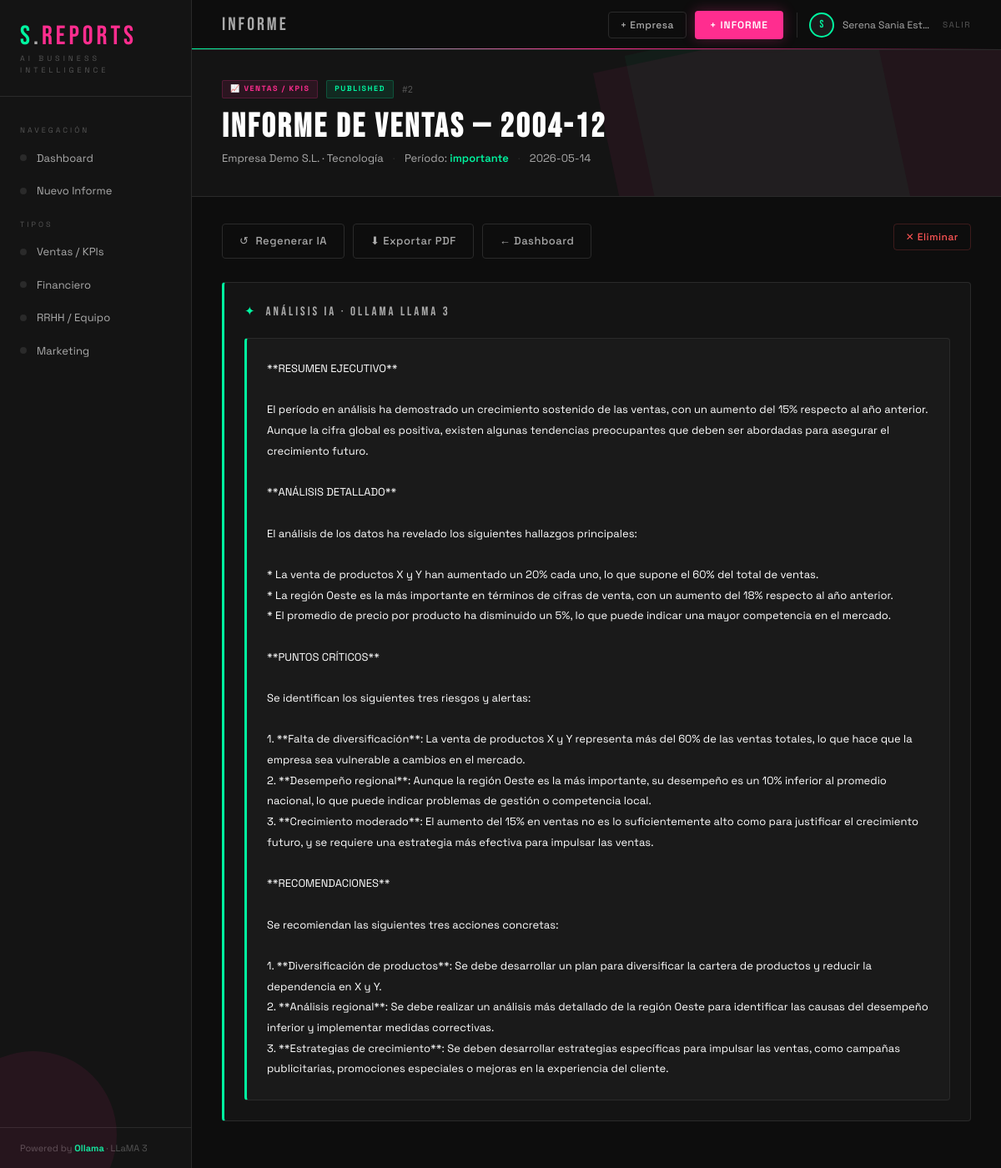
/report/2 (signed in), run on the app's committed database.
### tables this page shows
CREATE TABLE reports (
                id INTEGER PRIMARY KEY AUTOINCREMENT,
                company_id INTEGER,
                user_id INTEGER,
                title TEXT NOT NULL,
                report_type TEXT NOT NULL,
                period TEXT NOT NULL,
                period_label TEXT,
                status TEXT DEFAULT 'draft',
                data_json TEXT,
                analysis TEXT,
                created_at TEXT DEFAULT (datetime('now')),
                FOREIGN KEY (company_id) REFERENCES companies(id),
                FOREIGN KEY (user_id) REFERENCES users(id)
            );

CREATE TABLE companies (
                id INTEGER PRIMARY KEY AUTOINCREMENT,
                name TEXT NOT NULL,
                sector TEXT,
                created_at TEXT DEFAULT (datetime('now'))
            );

### app.py (the view)
@app.route('/report/<int:report_id>')
@login_required
def view_report(report_id):
    db = get_db()
    report = db.execute("""
        SELECT r.*, c.name as company_name, c.sector
        FROM reports r LEFT JOIN companies c ON r.company_id = c.id
        WHERE r.id = ?
    """, (report_id,)).fetchone()
    if not report:
        return redirect(url_for('index'))
    data = json.loads(report['data_json']) if report['data_json'] else {}
    return render_template('report.html', report=report, data=data, report_types=REPORT_TYPES)

### app.py (called while the page is built)
def get_db():
    conn = sqlite3.connect(DB)
    conn.row_factory = sqlite3.Row
    return conn

def login_required(f):
    @wraps(f)
    def decorated(*args, **kwargs):
        if 'user_id' not in session:
            return redirect(url_for('login'))
        return f(*args, **kwargs)
    return decorated

### templates/report.html (shortened to what this page needs)
{% extends "base.html" %}
{% block page_title %}INFORME{% endblock %}
{% block content %}
{% set rt = report_types.get(report.report_type, {'label': report.report_type, 'icon': '📋', 'color': '#FF2D8F'}) %}
<div style="position:relative;margin:-36px -36px 32px;padding:36px;background:var(--surface);border-bottom:1px solid var(--border);overflow:hidden">
  <div style="position:absolute;top:-30px;right:-60px;width:500px;height:300%;background:var(--pink);transform:rotate(-12deg);opacity:0.06;pointer-events:none"></div>
  <div style="position:absolute;top:-30px;right:100px;width:300px;height:300%;background:var(--green);transform:rotate(-12deg);opacity:0.04;pointer-events:none"></div>
  <div style="position:relative">
    <div style="display:flex;align-items:center;gap:10px;margin-bottom:14px">
      <span class="badge badge-{{ report.report_type }}">{{ rt.icon }} {{ rt.label }}</span>
      <span class="badge badge-{{ report.status }}">{{ report.status }}</span>
      <span class="mono" style="color:var(--text-muted);font-size:11px">#{{ report.id }}</span>
    </div>
    <h1 style="font-family:'Bebas Neue',sans-serif;font-size:40px;letter-spacing:3px;margin-bottom:8px;line-height:1">{{ report.title }}</h1>
    <div style="font-size:13px;color:var(--text-dim)">
      {{ report.company_name }}{% if report.sector %} · {{ report.sector }}{% endif %}
      <span style="color:var(--border);margin:0 8px">·</span>
      Período: <span style="color:var(--green);font-weight:600">{{ report.period_label or report.period }}</span>
      <span style="color:var(--border);margin:0 8px">·</span>
      {{ report.created_at[:10] }}
    </div>
  </div>
</div>
<div style="display:flex;gap:10px;margin-bottom:28px;flex-wrap:wrap">
  <button class="btn btn-ghost" onclick="regenerate()" id="regenBtn">
    <span id="regenIcon">↺</span> Regenerar IA
  </button>
  <a href="{{ url_for('export_pdf', report_id=report.id) }}" class="btn btn-ghost">⬇ Exportar PDF</a>
  <a href="{{ url_for('index') }}" class="btn btn-ghost">← Dashboard</a>
  <form method="POST" action="{{ url_for('delete_report', report_id=report.id) }}" onsubmit="return confirm('¿Eliminar?')" style="margin-left:auto">
    <button type="submit" class="btn btn-danger btn-sm">✕ Eliminar</button>
  </form>
</div>
<div class="card" style="margin-bottom:20px;border-left:3px solid var(--green)">
  <div class="card-header">
    <div class="card-title" style="display:flex;align-items:center;gap:10px">
      <span style="color:var(--green)">✦</span> Análisis IA · Ollama LLaMA 3
    </div>
  </div>
  <div class="analysis-block" id="analysisBlock">{{ report.analysis or 'Sin análisis generado.' }}</div>
</div>
{% endblock %}

### templates/base.html (style rules this page uses)
:root { --green: #00F5A0; --pink: #FF2D8F; --bg: #0d0d0d; --surface: #141414; --surface2: #1a1a1a; --border: #2a2a2a; --text: #ffffff; --text-dim: #aaaaaa; --text-muted: #555; --radius: 4px; }
* { margin: 0; padding: 0; box-sizing: border-box; }
body { font-family: 'Space Grotesk', sans-serif; background: var(--bg); color: var(--text); min-height: 100vh; font-size: 14px; line-height: 1.5; }
a { color: inherit; text-decoration: none; }
button, .btn { cursor: pointer; font-family: inherit; }
.btn { display: inline-flex; align-items: center; gap: 8px; padding: 10px 20px; border-radius: var(--radius); font-size: 13px; font-weight: 500; border: none; transition: all 0.15s; font-family: 'Space Grotesk', sans-serif; letter-spacing: 0.5px; }
.btn-ghost { background: transparent; color: var(--text-dim); border: 1px solid var(--border); }
.btn-sm { padding: 7px 14px; font-size: 12px; }
.btn-danger { background: transparent; color: #ff5555; border: 1px solid rgba(255,85,85,0.2); }
.card { background: var(--surface); border: 1px solid var(--border); border-radius: var(--radius); padding: 24px; }
.card-header { display: flex; align-items: center; justify-content: space-between; margin-bottom: 20px; }
.card-title { font-family: 'Bebas Neue', sans-serif; font-size: 15px; letter-spacing: 3px; color: var(--text-dim); text-transform: uppercase; }
.badge { display: inline-flex; align-items: center; padding: 3px 9px; border-radius: 2px; font-size: 9px; letter-spacing: 1.5px; text-transform: uppercase; font-weight: 700; }
.badge-published { background: rgba(0,245,160,0.1); color: var(--green); border: 1px solid rgba(0,245,160,0.2); }
.badge-ventas { background: rgba(255,45,143,0.1); color: var(--pink); border: 1px solid rgba(255,45,143,0.2); }
.analysis-block { background: var(--surface2); border: 1px solid var(--border); border-left: 3px solid var(--green); border-radius: var(--radius); padding: 24px; font-size: 13px; line-height: 1.9; white-space: pre-wrap; color: var(--text); }
.mono { font-family: 'JetBrains Mono', monospace; font-size: 12px; }

### data on the page
reports: status "PUBLISHED", id "2", title "Informe de Ventas — 2004-12", period_label "importante", created_at "2026-05-14", analysis "**RESUMEN EJECUTIVO** El período en análisis ha demostrado un crecimiento sostenido de las ventas, con un aumento del 15% respecto al año anterior. Aunque la cifra global es positiva, existen algunas tendencias preocupantes que deben ser abordadas para asegurar el crecimiento futuro. **ANÁLISIS DETALLADO** El análisis de los datos ha revelado los siguientes hallazgos principales: * La venta de productos X y Y han aumentado un 20% cada uno, lo que supone el 60% del total de ventas. * La región Oeste es la más importante en términos de cifras de venta, con un aumento del 18% respecto al año anterior. * El promedio de precio por producto ha disminuido un 5%, lo que puede indicar una mayor…"
companies: company_name "Empresa Demo S.L.", sector "Tecnología"

### other printed values
{{ rt.label }} "Ventas / KPIs" "Financiero" "RRHH / Equipo" "Marketing"
{{ (session.user_name or 'U')[0].upper() }} "S"
{{ session.user_name or '' }} "Serena Sania Est…"
{{ rt.icon }} "📈"
{{ rt.label }} "VENTAS / KPIS"
